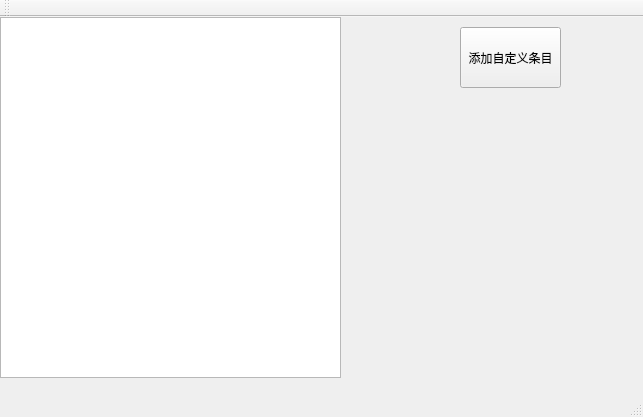
<?xml version="1.0" encoding="UTF-8"?>
<ui version="4.0">
 <class>MainWindow</class>
 <widget class="QMainWindow" name="MainWindow">
  <property name="geometry">
   <rect>
    <x>0</x>
    <y>0</y>
    <width>643</width>
    <height>417</height>
   </rect>
  </property>
  <property name="windowTitle">
   <string>MainWindow</string>
  </property>
  <widget class="QWidget" name="centralWidget">
   <widget class="QListWidget" name="listWidget">
    <property name="geometry">
     <rect>
      <x>0</x>
      <y>0</y>
      <width>341</width>
      <height>361</height>
     </rect>
    </property>
   </widget>
   <widget class="QPushButton" name="addWinBtn">
    <property name="geometry">
     <rect>
      <x>460</x>
      <y>10</y>
      <width>101</width>
      <height>61</height>
     </rect>
    </property>
    <property name="text">
     <string>添加自定义条目</string>
    </property>
   </widget>
  </widget>
  <widget class="QMenuBar" name="menuBar">
   <property name="geometry">
    <rect>
     <x>0</x>
     <y>0</y>
     <width>643</width>
     <height>23</height>
    </rect>
   </property>
  </widget>
  <widget class="QToolBar" name="mainToolBar">
   <attribute name="toolBarArea">
    <enum>TopToolBarArea</enum>
   </attribute>
   <attribute name="toolBarBreak">
    <bool>false</bool>
   </attribute>
  </widget>
  <widget class="QStatusBar" name="statusBar"/>
 </widget>
 <layoutdefault spacing="6" margin="11"/>
 <resources/>
 <connections/>
</ui>
